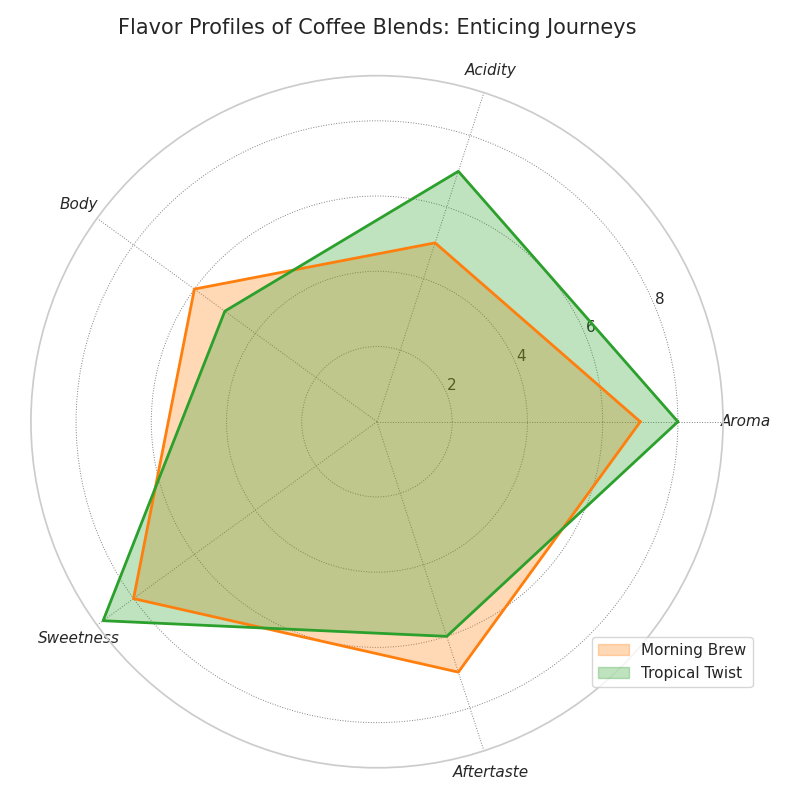

The Python source for this figure:
import numpy as np
import matplotlib.pyplot as plt

attributes = ['Aroma', 'Acidity', 'Body', 'Sweetness', 'Aftertaste']
num_attributes = len(attributes)

morning_brew = [7, 5, 6, 8, 7]
# evening_delight = [6, 4, 8, 5, 9]  # Removed this data group
tropical_twist = [8, 7, 5, 9, 6]

data = np.array([morning_brew, tropical_twist])
data = np.concatenate((data, data[:, [0]]), axis=1)

angles = np.linspace(0, 2 * np.pi, num_attributes, endpoint=False).tolist()
angles += angles[:1]

fig, ax = plt.subplots(figsize=(8, 8), subplot_kw=dict(polar=True))

labels = ["Morning Brew", "Tropical Twist"]  # Updated labels
colors = ['#FF7F0E', '#2CA02C']  # Updated colors

for i, color in enumerate(colors):
    ax.fill(angles, data[i], color=color, alpha=0.3, label=labels[i])
    ax.plot(angles, data[i], color=color, linewidth=2)

ax.set_xticks(angles[:-1])
ax.set_xticklabels(attributes, fontsize=11, fontstyle='italic')

ax.set_title('Flavor Profiles of Coffee Blends: Enticing Journeys', fontsize=15, pad=30)

ax.legend(loc='upper left', bbox_to_anchor=(0.8, 0.2))

ax.grid(color='gray', linestyle=':', linewidth=0.7)

plt.tight_layout()
plt.show()
